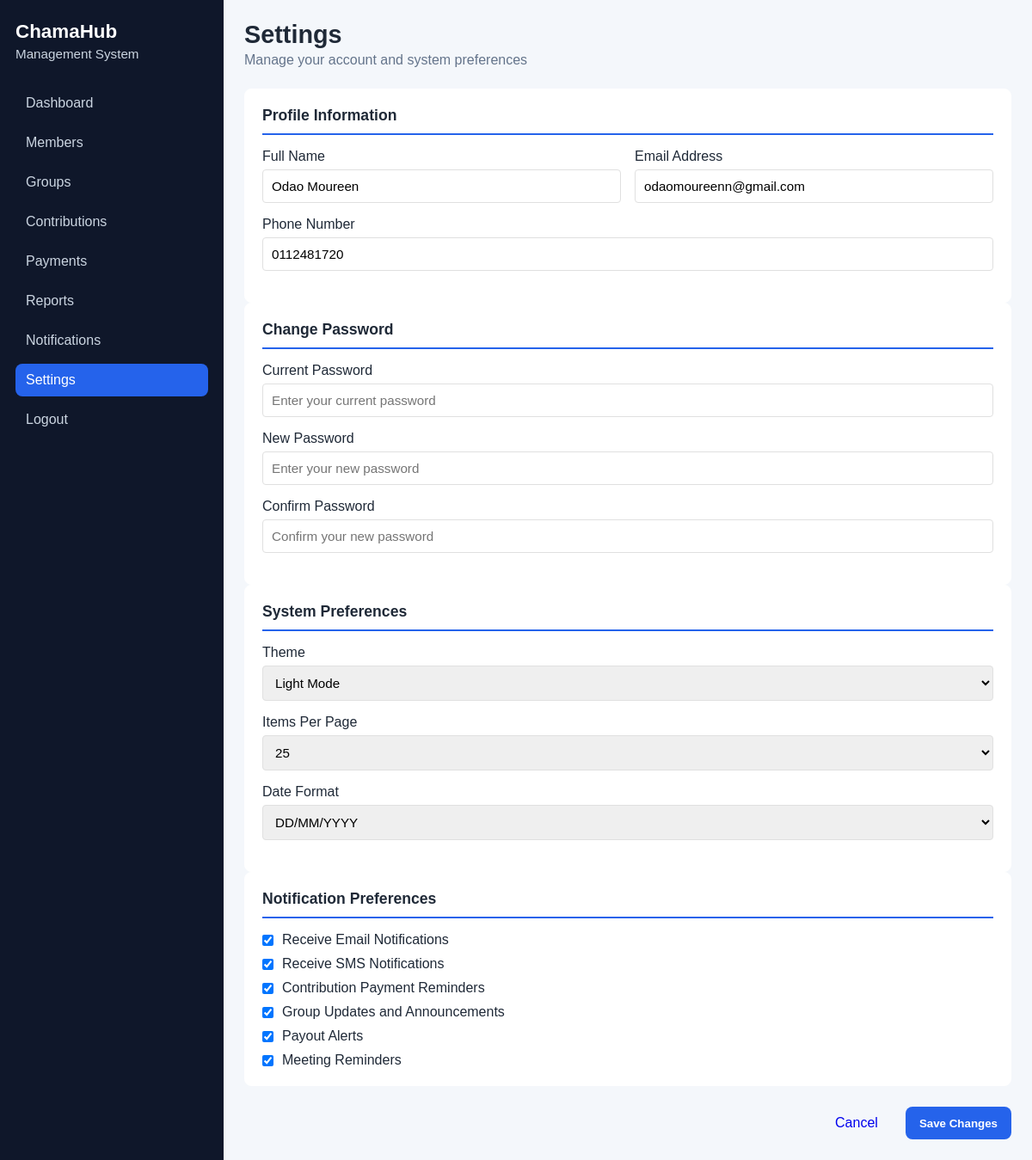
The page /settings on the database its author committed.
### app/models.py (models this page shows, shortened)
class User(db.Model):
    __tablename__ = "users"
    id = db.Column(db.Integer, primary_key=True)
    full_name = db.Column(db.String(100), nullable=False)
    email = db.Column(db.String(120), unique=True, nullable=False)
    phone = db.Column(db.String(20), nullable=False)
    password = db.Column(db.String(255), nullable=False)
    __table_args__ = {"sqlite_autoincrement": True}

class  Settings(db.Model):
    __tablename__ = "system_settings"
    id = db.Column(db.Integer, primary_key=True)
    theme = db.Column(db.String(20), nullable=False, default="light")
    items_per_page = db.Column(db.Integer, nullable=False, default=25)
    date_format = db.Column(db.String(20), nullable=False, default="dd/mm/yyyy")
    email_notifications = db.Column(db.Boolean, nullable=False, default=True)
    sms_notifications = db.Column(db.Boolean, nullable=False, default=True)
    contribution_reminders = db.Column(db.Boolean, nullable=False, default=True)
    group_updates = db.Column(db.Boolean, nullable=False, default=True)
    payout_alerts = db.Column(db.Boolean, nullable=False, default=True)
    meeting_reminders = db.Column(db.Boolean, nullable=False, default=True)

### app/routes.py (the view, shortened to what this page needs)
@main.route("/settings", methods=["GET", "POST"])
def settings():
    user = User.query.order_by(User.id.asc()).first()
    if not user:
        user = User(full_name="Administrator", email="admin@example.com", phone="")
        user.set_password("admin")
        db.session.add(user)
        db.session.commit()
    settings_item = Settings.query.first()
    if not settings_item:
        settings_item = Settings()
        db.session.add(settings_item)
        db.session.commit()
    return render_template("settings.html", user=user, settings=settings_item)

### app/templates/settings.html (shortened to what this page needs)
<!DOCTYPE html>
<html lang="en">
  <head>
    <link rel="stylesheet" href="{{ url_for('static', filename='css/dashboard.css') }}" />
  </head>
  <body>
    <div class="dashboard-layout">
      <aside class="sidebar">
        <div class="brand-block">
          <h2>ChamaHub</h2>
          <p>Management System</p>
        </div>
        <nav class="sidebar-nav">
          <a href="{{ url_for('main.dashboard') }}">Dashboard</a>
          <a href="{{ url_for('main.members') }}">Members</a>
          <a href="{{ url_for('main.groups') }}">Groups</a>
          <a href="{{ url_for('main.contributions') }}">Contributions</a>
          <a href="{{ url_for('main.payouts') }}">Payments</a>
          <a href="{{ url_for('main.reports') }}">Reports</a>
          <a href="{{ url_for('main.notifications') }}">Notifications</a>
          <a href="{{ url_for('main.settings') }}" class="active">Settings</a>
          <a href="{{ url_for('main.logout') }}">Logout</a>
        </nav>
      </aside>
      <main class="main-content">
        <header class="topbar">
          <div>
            <h1>Settings</h1>
            <p>Manage your account and system preferences</p>
          </div>
        </header>
        <div class="settings-grid" style="max-width: 900px; margin: 0 auto;">
          <form method="POST" action="{{ url_for('main.settings') }}">
            <section class="settings-section">
              <h3>Profile Information</h3>
              <div class="form-row">
                <div class="form-group">
                  <label for="full_name">Full Name</label>
                  <input id="full_name" name="full_name" type="text" placeholder="Your full name" value="{{ user.full_name }}" />
                </div>
                <div class="form-group">
                  <label for="email">Email Address</label>
                  <input id="email" name="email" type="email" placeholder="your.email@example.com" value="{{ user.email }}" />
                </div>
              </div>
              <div class="form-group">
                <label for="phone">Phone Number</label>
                <input id="phone" name="phone" type="tel" placeholder="+254 700 000000" value="{{ user.phone }}" />
              </div>
            </section>
            <section class="settings-section">
              <h3>Change Password</h3>
              <div class="form-group">
                <label for="current_password">Current Password</label>
                <input id="current_password" name="current_password" type="password" placeholder="Enter your current password" />
              </div>
              <div class="form-group">
                <label for="new_password">New Password</label>
                <input id="new_password" name="new_password" type="password" placeholder="Enter your new password" />
              </div>
              <div class="form-group">
                <label for="confirm_password">Confirm Password</label>
                <input id="confirm_password" name="confirm_password" type="password" placeholder="Confirm your new password" />
              </div>
            </section>
            <section class="settings-section">
              <h3>System Preferences</h3>
              <div class="form-group">
                <label for="theme">Theme</label>
                <select id="theme" name="theme">
                  <option value="light" {% if settings.theme == 'light' %}selected{% endif %}>Light Mode</option>
                </select>
              </div>
              <div class="form-group">
                <label for="items_per_page">Items Per Page</label>
                <select id="items_per_page" name="items_per_page">
                  <option value="25" {% if settings.items_per_page == 25 %}selected{% endif %}>25</option>
                </select>
              </div>
              <div class="form-group">
                <label for="date_format">Date Format</label>
                <select id="date_format" name="date_format">
                  <option value="dd/mm/yyyy" {% if settings.date_format == 'dd/mm/yyyy' %}selected{% endif %}>DD/MM/YYYY</option>
                </select>
              </div>
            </section>
            <section class="settings-section">
              <h3>Notification Preferences</h3>
              <div class="checkbox-group">
                <div class="checkbox-item">
                  <input id="email_notif" name="email_notif" type="checkbox" {% if settings.email_notifications %}checked{% endif %} />
                  <label for="email_notif">Receive Email Notifications</label>
                </div>
                <div class="checkbox-item">
                  <input id="sms_notif" name="sms_notif" type="checkbox" {% if settings.sms_notifications %}checked{% endif %} />
                  <label for="sms_notif">Receive SMS Notifications</label>
                </div>
                <div class="checkbox-item">
                  <input id="contribution_reminders" name="contribution_reminders" type="checkbox" {% if settings.contribution_reminders %}checked{% endif %} />
                  <label for="contribution_reminders">Contribution Payment Reminders</label>
                </div>
                <div class="checkbox-item">
                  <input id="group_updates" name="group_updates" type="checkbox" {% if settings.group_updates %}checked{% endif %} />
                  <label for="group_updates">Group Updates and Announcements</label>
                </div>
                <div class="checkbox-item">
                  <input id="payout_alerts" name="payout_alerts" type="checkbox" {% if settings.payout_alerts %}checked{% endif %} />
                  <label for="payout_alerts">Payout Alerts</label>
                </div>
                <div class="checkbox-item">
                  <input id="meeting_reminders" name="meeting_reminders" type="checkbox" {% if settings.meeting_reminders %}checked{% endif %} />
                  <label for="meeting_reminders">Meeting Reminders</label>
                </div>
              </div>
            </section>
            <div class="button-group">
              <a href="{{ url_for('main.dashboard') }}" class="action-btn" style="display: inline-block; padding: 10px 16px; border-radius: 8px; text-decoration: none;">Cancel</a>
              <button type="submit" class="add-btn">Save Changes</button>
            </div>
          </form>
        </div>
      </main>
    </div>
  </body>
</html>

### app/static/css/dashboard.css (style rules this page uses)
:root { --bg: #f4f7fb; --sidebar: #0f172a; --sidebar-text: #cbd5e1; --sidebar-active: #2563eb; --card: #ffffff; --text: #1f2937; --muted: #64748b; --accent: #2563eb; }
* { box-sizing: border-box; margin: 0; padding: 0; }
body { font-family: Arial, Helvetica, sans-serif; background: var(--bg); color: var(--text); }
.dashboard-layout { display: flex; min-height: 100vh; }
.sidebar { width: 260px; background: var(--sidebar); color: white; padding: 24px 18px; }
.brand-block { margin-bottom: 30px; }
.brand-block h2 { font-size: 1.4rem; margin-bottom: 4px; }
.brand-block p { color: var(--sidebar-text); font-size: 0.95rem; }
.sidebar-nav { display: flex; flex-direction: column; gap: 8px; }
.sidebar-nav a { color: var(--sidebar-text); text-decoration: none; padding: 10px 12px; border-radius: 8px; transition: 0.2s ease; }
.sidebar-nav a:hover, .sidebar-nav a.active { background: var(--sidebar-active); color: white; }
.main-content { flex: 1; padding: 24px; }
.topbar { display: flex; justify-content: space-between; align-items: center; margin-bottom: 24px; }
.topbar h1 { font-size: 1.8rem; margin-bottom: 4px; }
.topbar p { color: var(--muted); }
.add-btn { background: var(--accent); color: white; border: none; padding: 10px 16px; border-radius: 8px; cursor: pointer; font-weight: bold; }
.action-btn { border: none; padding: 6px 10px; border-radius: 6px; cursor: pointer; margin-right: 6px; }

### app/templates/settings.html (style rules this page uses)
.settings-grid { display: grid; grid-template-columns: 1fr; gap: 24px; }
.settings-section { border: 1px solid var(--card); border-radius: 8px; padding: 20px; background: white; box-shadow: var(--shadow); }
.settings-section h3 { color: var(--primary); margin-top: 0; font-size: 1.1rem; margin-bottom: 16px; border-bottom: 2px solid var(--accent); padding-bottom: 10px; }
.form-group { margin-bottom: 16px; }
.form-group label { display: block; font-weight: 500; margin-bottom: 6px; color: var(--text); }
.form-group input, .form-group select, .form-group textarea { width: 100%; padding: 10px; border: 1px solid #e0e0e0; border-radius: 4px; font-size: 0.95rem; font-family: inherit; }
.form-row { display: grid; grid-template-columns: 1fr 1fr; gap: 16px; }
.checkbox-group { display: flex; flex-direction: column; gap: 10px; }
.checkbox-item { display: flex; align-items: center; }
.checkbox-item input[type="checkbox"] { width: auto; margin-right: 10px; cursor: pointer; }
.checkbox-item label { margin: 0; cursor: pointer; font-weight: 400; }
.button-group { display: flex; gap: 10px; justify-content: flex-end; margin-top: 24px; }

### rows shown on the page
User: full_name "Odao Moureen", email "odaomoureenn@gmail.com", phone "0112481720"
Settings: theme "Light Mode", items_per_page "25", date_format "DD/MM/YYYY", email_notifications "☑", sms_notifications "☑", contribution_reminders "☑", group_updates "☑", payout_alerts "☑", meeting_reminders "☑"
